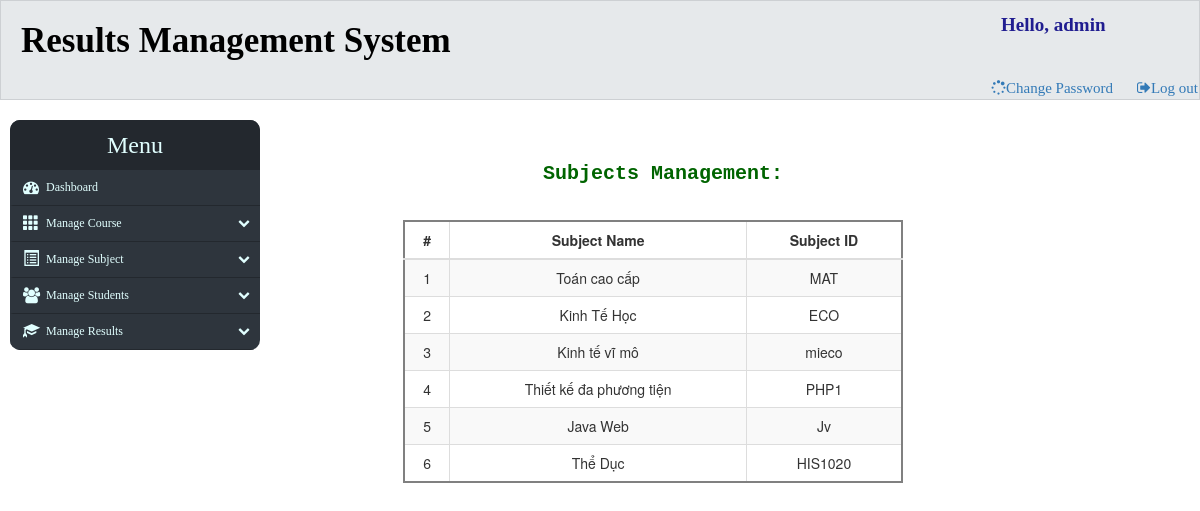
The app's page /admin-panel/manage-subject.php with its own data.
### tables this page shows
CREATE TABLE `monhoc` (
  `id` int(100) NOT NULL,
  `sname` varchar(50) NOT NULL,
  `scode` varchar(50) NOT NULL
);

### admin-panel/manage-subject.php (the view, shortened to what this page needs)
<?php
include('./config.php');
if(strlen($_SESSION['alogin'])=="")
    {
    header("Location: index.php");
    }
    else{
?>
<!DOCTYPE html>
<html lang="en">
<head>
<link rel="stylesheet" href="css/header.css" media="screen" >
<link rel="stylesheet" href="./a.css" media="screen" >
<link rel="stylesheet" href="css/component.css" media="screen" >
<link rel="stylesheet" href="https://maxcdn.bootstrapcdn.com/bootstrap/3.3.7/css/bootstrap.min.css">
<link rel="stylesheet" href="https://maxcdn.bootstrapcdn.com/font-awesome/4.7.0/css/font-awesome.min.css">
</head>
<body class="body">
    <div>
        <? include('./header.php'); ?>
    </div>
    <div class="main">
        <div>
        <label id="label">Subjects Management:</label>
          <form  class="chng" method="post"  onSubmit="return valid();">
                                                <table id="example" style="width: 700px;position: absolute;left: -100px; border: 2px solid gray;" class="display table table-striped table-bordered" cellspacing="0" width="100%">
                                                    <thead>
                                                        <tr>
                                                            <th style="text-align: center;">#</th>
                                                            <th style="text-align: center;">Subject Name</th>
                                                            <th style="text-align: center;">Subject ID</th>
                                                        </tr>
                                                    </thead>
                                                    <tbody>
<?php
$sql = "SELECT * from monhoc";
$query = $dbh->prepare($sql);
$query->execute();
$results=$query->fetchAll(PDO::FETCH_OBJ);
$cnt=1;
if($query->rowCount() > 0)
{
foreach($results as $row)
{ ?>
    <tr style="text-align: center;">
        <td><?php echo htmlentities($cnt);?></td>
        <td><?echo htmlentities($row->sname);?></td>
        <td><?echo htmlentities($row->scode);?></td>
    </tr>
    <?php $cnt=$cnt+1;}} ?>
    </tbody>
                                        </div>
                                    </div>
    </body>
</html>
<?php } ?>

### admin-panel/css/header.css (style rules this page uses)
body { font-family: sans-serif; font-size: 15px; }

### admin-panel/a.css (style rules this page uses)
.body { background-color: white; max-width: auto; }
.main { width: 950px; height: auto; position: absolute; left: 270px; top: 117px; border-radius: 3px; border: 3px solid white; }

### admin-panel/css/component.css (style rules this page uses)
.chng { position: absolute; top: 100px; width: 500px; left: 230px; }
#label { color: #006400; font-weight: solid; font-family:"Courier New", Courier, monospace; font-size: 20px; position: absolute; top: 40px; left: 270px; }

### admin-panel/manage-subject.php (style rules this page uses)
body { color: #fff; background: white; }

### records on screen
monhoc: sname "Toán cao cấp", scode "MAT"
monhoc: sname "Kinh Tế Học", scode "ECO"
monhoc: sname "Kinh tế vĩ mô", scode "mieco"
monhoc: sname "Thiết kế đa phương tiện", scode "PHP1"
monhoc: sname "Java Web", scode "Jv"
monhoc: sname "Thể Dục", scode "HIS1020"
